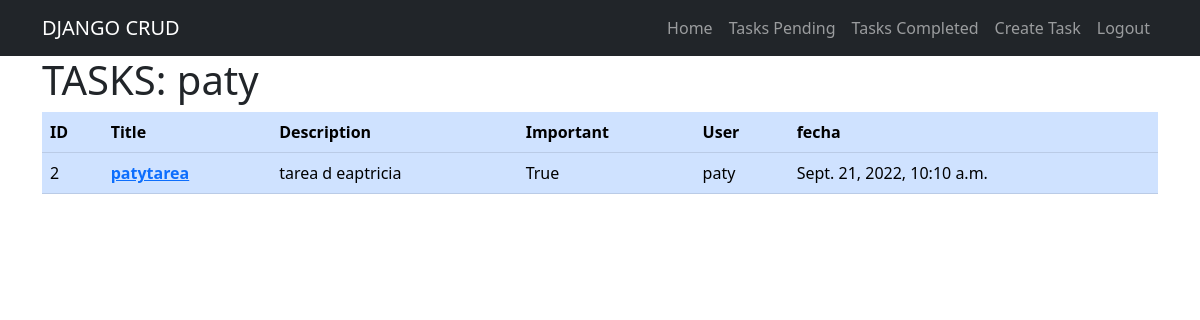
Page /tasks_completed/ (signed in) on the committed database.
### tasks/models.py (models this page shows, shortened)
class Task(models.Model):
    title = models.CharField(max_length=100)
    description = models.TextField(blank=True)
    created = models.DateTimeField(auto_now_add=True)
    datecompleted = models.DateTimeField(null = True, blank=True)
    important = models.BooleanField(default=False)
    user = models.ForeignKey(User, on_delete=models.CASCADE)

### tasks/views.py (the view)
# urls.py: path('tasks_completed/', views.tasks_completed , name='tasks_completed'),
@login_required
def tasks_completed(request):
    tasks = Task.objects.filter(
    user=request.user, datecompleted__isnull=False).order_by('-datecompleted')
    return render(request, 'tasks/tasks.html', {'tasks': tasks})

### tasks/templates/tasks/tasks.html
{% extends 'tasks/base.html' %}
{% block content %}
<h1>TASKS: {{ request.user }}</h1>
    <div class="table-responsive">
        <table class="table table-primary">
            <thead>
                <tr>
                    <th scope="col">ID</th>
                    <th scope="col">Title</th>
                    <th scope="col">Description</th>
                    <th scope="col">Important</th>
                    <th scope="col">User</th>
                    <th scope="col">fecha</th>
                </tr>
            </thead>
            <tbody>
                {% for task in tasks %}
                <tr class="">
                    <td scope="row">{{ task.id }}</td>
                    {% if task.important %}
                    <td><strong><a href="/task_detail/{{ task.id }}"">{{ task.title }}</a></strong></td>
                        {% else %}
                    <td><a href="/task_detail/{{ task.id }}"">
                        {{ task.title }}
                    </a></td>
                    {% endif %}
                    <td>{{ task.description }}</td>
                    <td>{{ task.important }}</td>
                    <td>{{ task.user }}</td>
                    <td>{{task.datecompleted}}</td>
                </tr>
                {% endfor %}
            </tbody>
        </table>
    </div>
{% endblock content %}

### rows in the picture
Task: id "2", title "patytarea", description "tarea d eaptricia", important "True", user "paty", datecompleted "Sept. 21, 2022, 10:10 a.m."

### other values in the picture
{{ request.user }} "paty"
